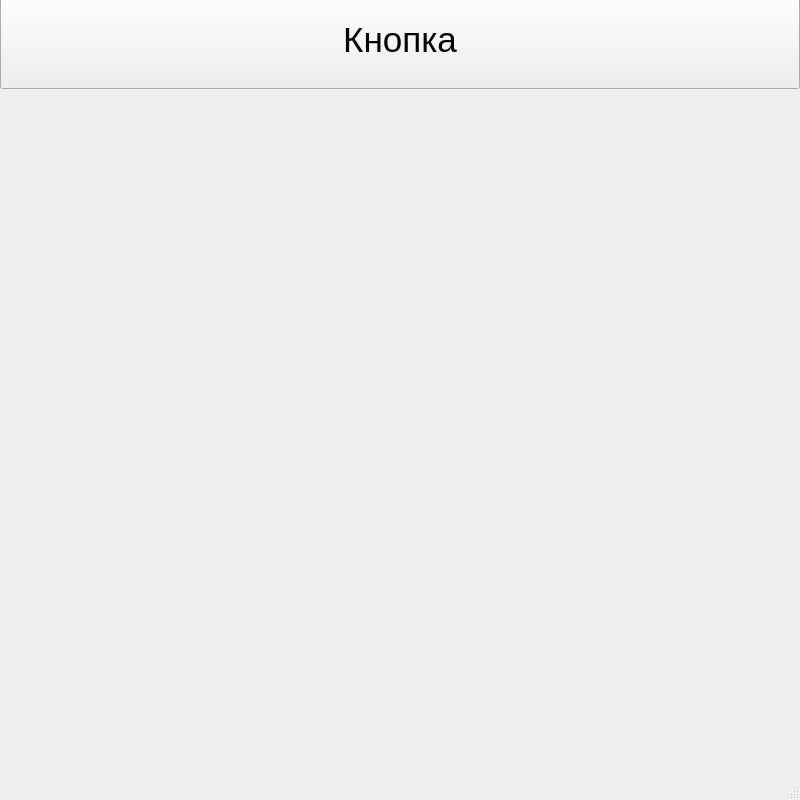
<?xml version="1.0" encoding="UTF-8"?>
<ui version="4.0">
 <class>MainWindow</class>
 <widget class="QMainWindow" name="MainWindow">
  <property name="geometry">
   <rect>
    <x>0</x>
    <y>0</y>
    <width>800</width>
    <height>800</height>
   </rect>
  </property>
  <property name="windowTitle">
   <string>MainWindow</string>
  </property>
  <widget class="QWidget" name="centralwidget">
   <widget class="QPushButton" name="pushButton">
    <property name="geometry">
     <rect>
      <x>0</x>
      <y>-10</y>
      <width>800</width>
      <height>99</height>
     </rect>
    </property>
    <property name="font">
     <font>
      <pointsize>26</pointsize>
     </font>
    </property>
    <property name="text">
     <string>Кнопка</string>
    </property>
   </widget>
  </widget>
  <widget class="QStatusBar" name="statusbar"/>
 </widget>
 <resources/>
 <connections/>
</ui>
